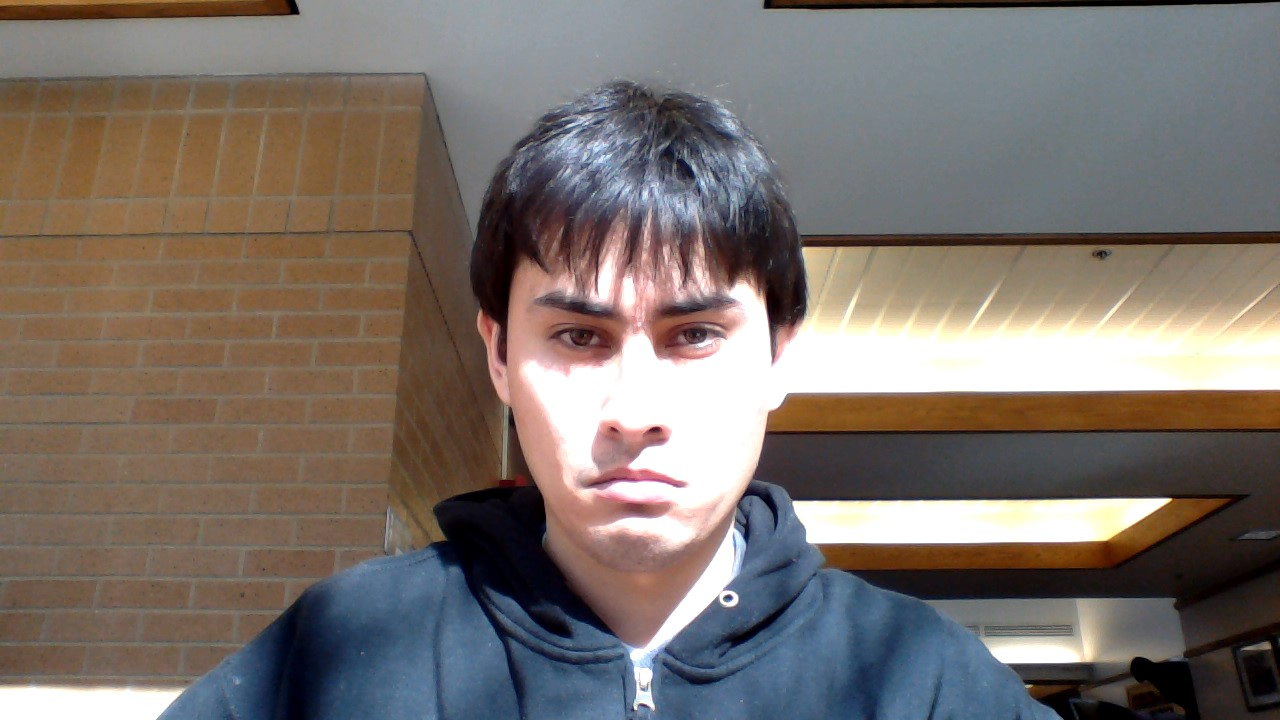
#> input picture test_images/Angry.jpg, 1280 x 720 px; its folder holds only this picture in this run
$ python feature_test.py   (Python 2 division)   (older library calls are emulated)
#> lines starting #> are read from the running program, lines starting #| are printed output that depends on the picture
# PIL is an imaging library that gives us some basic filters and image processing methods
from PIL import Image
from PIL import ImageFilter
import os
import cv

IMAGE_DIR = "../test_images"

# Grab the names of all the image files in IMAGE_DIR
imageFiles = [imageFile for imageFile in os.listdir(IMAGE_DIR) if os.path.isfile(os.path.join(IMAGE_DIR, imageFile))]

"""
# Apply and show the effect of the filters below
for imageFile in imageFiles:
	try:
		image = Image.open(os.path.join(IMAGE_DIR, imageFile)).resize((512, 1024), Image.ANTIALIAS)

		image.filter(ImageFilter.FIND_EDGES).show()
		image.filter(ImageFilter.CONTOUR).show()
		image.filter(ImageFilter.DETAIL).filter(ImageFilter.FIND_EDGES).show()
		image.filter(ImageFilter.EDGE_ENHANCE).filter(ImageFilter.FIND_EDGES).show()
		image.filter(ImageFilter.EDGE_ENHANCE_MORE).filter(ImageFilter.FIND_EDGES).show()
	except IOError:
		print("%s is not a valid image file" % imageFile)

	break
"""

# Apply a contour filter to the first image and save it to a file so we can use it in the cv library
contourImage = Image.open(os.path.join(IMAGE_DIR, imageFiles[0])).filter(ImageFilter.CONTOUR)
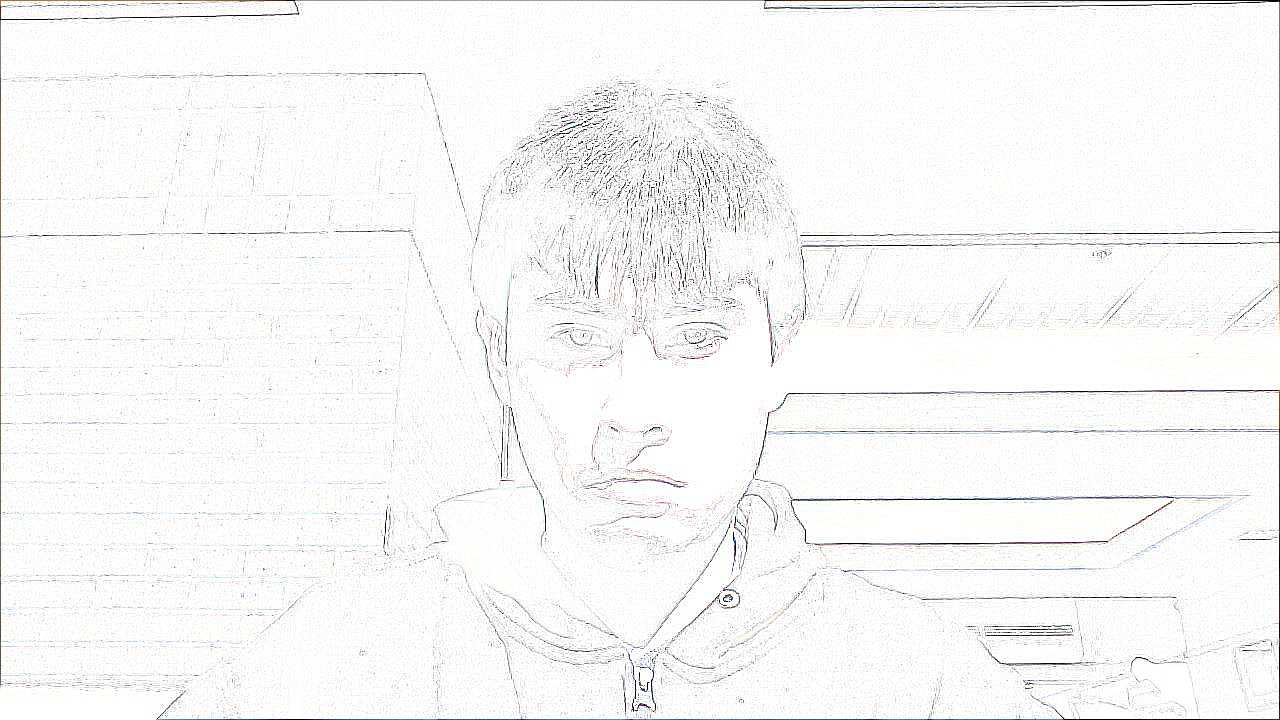
#> contourImage: PIL image 1280x720 RGB; mean R, G, B 247.1, 247.2, 246.8
contourImage.save("contourImage.jpg")

cv.NamedWindow('window', cv.CV_WINDOW_AUTOSIZE)
#> (this line was passed over: cv is not available in this run)
#> (the run stopped early here; a loop or call above may not have finished)
